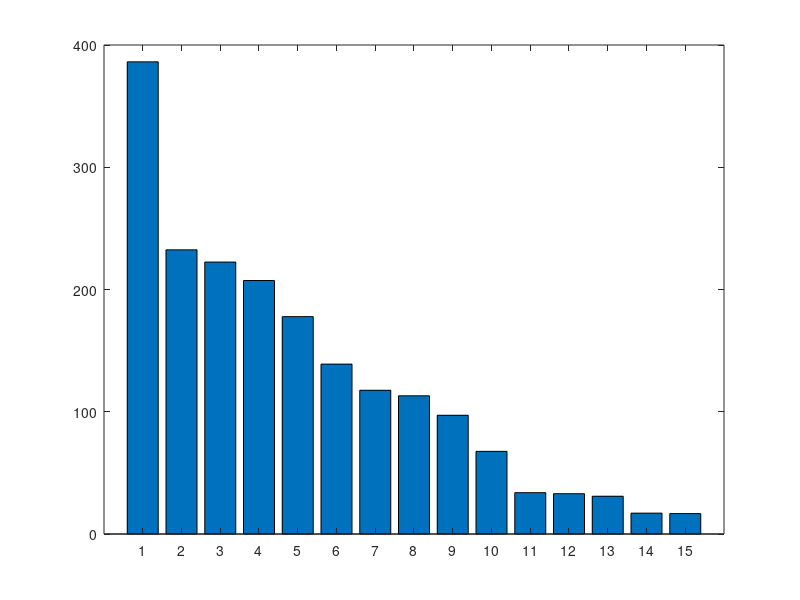

MATLAB code to generate this figure: (Note: this script raises an error after producing the figure.)
% ECBC figure

names={'Austria'
'Belgium'
'Denmark'
'Finland'
'France'
'Gernmany'
'Ireland'
'Italy'
'The Netherlands'
'Norway'
'Portugal'
'Spain'
'Sweden'
'Switzerland'
'United Kingdom'};

eurBn=[30894
16700
386232
33822
177813
207338
17062
138977
67604
113051
32970
232456
222444
117564
97127]./1000;


[eurBn,ix]=sort(eurBn,'descend');
names=names(ix);

f=figure('color','w');
b=bar(eurBn);
ax=gca;
ax.XAxis.TickLabels=names;
ax.XAxis.TickLabelRotation=35;
ax.XAxis.TickLabelInterpreter='latex';
ax.YAxis.TickLabelInterpreter='latex';
ax.YAxis.FontSize=12;
ax.XAxis.FontSize=12;